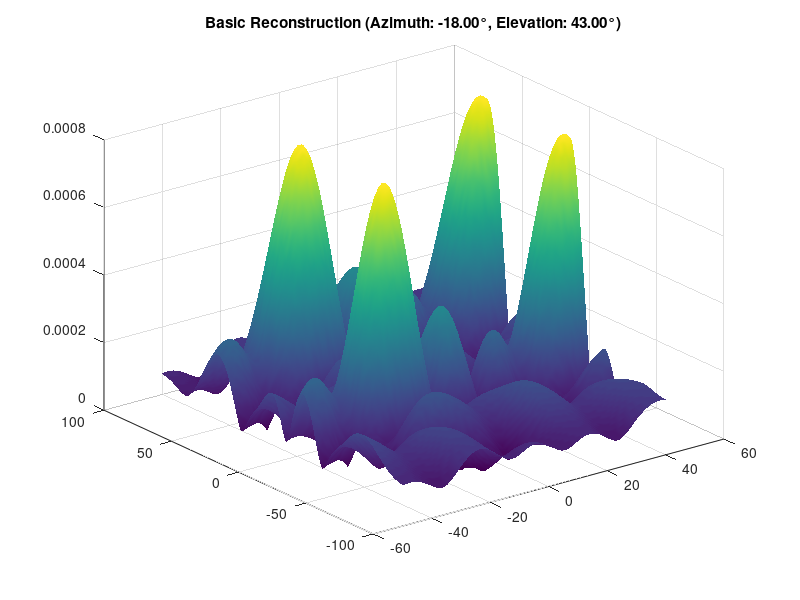

Here is the MATLAB script that generated this plot: (Note: this script raises an error after producing the figure.)
clc;
clear all;
close all;

%% Parameters
N_x = 4; 
N_y = 4; 
N = N_x * N_y; 
D_az = 181;                     
D_el = 91; 
K = 10; % Number of measurements (snapshots)
L = 1; % Number of different incoming signals   (AoAs)
SNR_dB = 20; 
d = 1; 

%% Grids
azimuth_angles = linspace(-90, 90, D_az);
elevation_angles = linspace(-45, 45, D_el);

%% Steering vector function for URA
steering_vector_ura = @(theta, phi, N_x, N_y, d) ...
    kron(exp(1j * 2 * pi * d * (0:N_x-1).' * sind(theta)), ...
         exp(1j * 2 * pi * d * (0:N_y-1).' * sind(phi)));

%% Full steering matrix A
A = [];
for phi = elevation_angles
    for theta = azimuth_angles
        A = [A, steering_vector_ura(theta, phi, N_x, N_y, d)];
    end
end

%% Random beamforming matrix W
W = (1 / sqrt(N)) * exp(1j * 2 * pi * rand(N, K));

%% DFT matrix
% F = dftmtx(N);

%% Sensing matrix Phi
Phi = W' * A;

%% Random incoming signals (true AoAs)
true_azimuths = randsample(azimuth_angles, L, false);
true_elevations = randsample(elevation_angles, L, false);

%% Pilot signal
s = ones(1, L);

%% The received signal X
X = zeros(N, 1); % Initialize the received signal
for i = 1:L
    a = steering_vector_ura(true_azimuths(i), true_elevations(i), N_x, N_y, d);
    X = X + a * s(i).';
end

%% Compressed received signal using random beamforming
y_compressed = W' * X;

%% Noisy received signal
SNR = 10^(SNR_dB / 10); 
noise_power = norm(y_compressed, 'fro')^2 / (SNR * K); 
noise = sqrt(noise_power / 2) * (randn(K, 1) + 1j * randn(K, 1)); 
y_noisy_rf_chain = y_compressed + noise;

%% Displaying true AoAs for reference
disp('--------- True AoAs -----------')
disp('True Azimuth Angles (degrees):');
disp(true_azimuths);
disp('True Elevation Angles (degrees):');
disp(true_elevations);

%% Reconstruct it with the simplest mathematical model
basic_reconstruction = pinv(Phi) * y_noisy_rf_chain;

% Find indices of maximum values (estimated AoAs)
[~, max_idx] = max(abs(basic_reconstruction));
[estimated_az_idx, estimated_el_idx] = ind2sub([D_az, D_el], max_idx);

basic_reconstruction = reshape(basic_reconstruction, length(azimuth_angles), length(elevation_angles));


% Display the corresponding angles
disp('--------- Basic construction -----------')
disp('Estimated Azimuth Angle:');
disp(azimuth_angles(estimated_az_idx));
disp('Estimated Elevation Angle:');
disp(elevation_angles(estimated_el_idx));

figure;
surf(elevation_angles, azimuth_angles, abs(basic_reconstruction));
title(sprintf('Basic Reconstruction (Azimuth: %.2f°, Elevation: %.2f°)', ...
    azimuth_angles(estimated_az_idx), elevation_angles(estimated_el_idx)));
shading interp
%% Reconstruction with algorithm
max_iter = 10;      
tol = 1e-5;         

x_omp = omp(Phi, y_noisy_rf_chain, max_iter, tol);

% Find indices of maximum values (estimated AoAs)
[~, max_idx] = max(abs(x_omp));
[estimated_az_idx, estimated_el_idx] = ind2sub([D_az, D_el], max_idx);

x_omp_mat = reshape(x_omp, length(azimuth_angles), length(elevation_angles));


% Display the corresponding angles
disp('--------- OMP construction -----------')
disp('Estimated Azimuth Angle:');
disp(azimuth_angles(estimated_az_idx));
disp('Estimated Elevation Angle:');
disp(elevation_angles(estimated_el_idx));

figure;
surf(elevation_angles, azimuth_angles,abs(x_omp_mat));
xlim([min(elevation_angles) max(elevation_angles)])
ylim([min(azimuth_angles) max(azimuth_angles)])
title(sprintf('OMP Reconstruction (Azimuth: %.2f°, Elevation: %.2f°)', ...
    azimuth_angles(estimated_az_idx), elevation_angles(estimated_el_idx)));
shading interp
